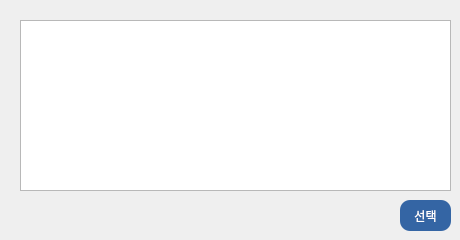
     <widget class="QWidget" name="page_15">
      <widget class="QTextBrowser" name="textBrowser_2">
       <property name="geometry">
        <rect>
         <x>20</x>
         <y>20</y>
         <width>351</width>
         <height>131</height>
        </rect>
       </property>
       <property name="styleSheet">
        <string notr="true">background-color:rgb(52,101,164);
border-style: solid;
border-radius: 10px;
color:white;</string>
       </property>
       <property name="html">
        <string>&lt;!DOCTYPE HTML PUBLIC &quot;-//W3C//DTD HTML 4.0//EN&quot; &quot;http://www.w3.org/TR/REC-html40/strict.dtd&quot;&gt;
&lt;html&gt;&lt;head&gt;&lt;meta name=&quot;qrichtext&quot; content=&quot;1&quot; /&gt;&lt;style type=&quot;text/css&quot;&gt;
p, li { white-space: pre-wrap; }
&lt;/style&gt;&lt;/head&gt;&lt;body style=&quot; font-family:'Gulim'; font-size:9pt; font-weight:400; font-style:normal;&quot;&gt;
&lt;p align=&quot;center&quot; style=&quot;-qt-paragraph-type:empty; margin-top:0px; margin-bottom:0px; margin-left:0px; margin-right:0px; -qt-block-indent:0; text-indent:0px;&quot;&gt;&lt;br /&gt;&lt;/p&gt;&lt;/body&gt;&lt;/html&gt;</string>
       </property>
      </widget>
      <widget class="QTableWidget" name="tableWidget">
       <property name="geometry">
        <rect>
         <x>20</x>
         <y>20</y>
         <width>431</width>
         <height>171</height>
        </rect>
       </property>
       <property name="selectionBehavior">
        <enum>QAbstractItemView::SelectRows</enum>
       </property>
      </widget>
      <widget class="QPushButton" name="classview_button">
       <property name="geometry">
        <rect>
         <x>400</x>
         <y>200</y>
         <width>51</width>
         <height>31</height>
        </rect>
       </property>
       <property name="styleSheet">
        <string notr="true">background-color:rgb(52,101,164);
border-style: solid;
border-radius: 10px;
color:white;</string>
       </property>
       <property name="text">
        <string>선택</string>
       </property>
      </widget>
     </widget>
